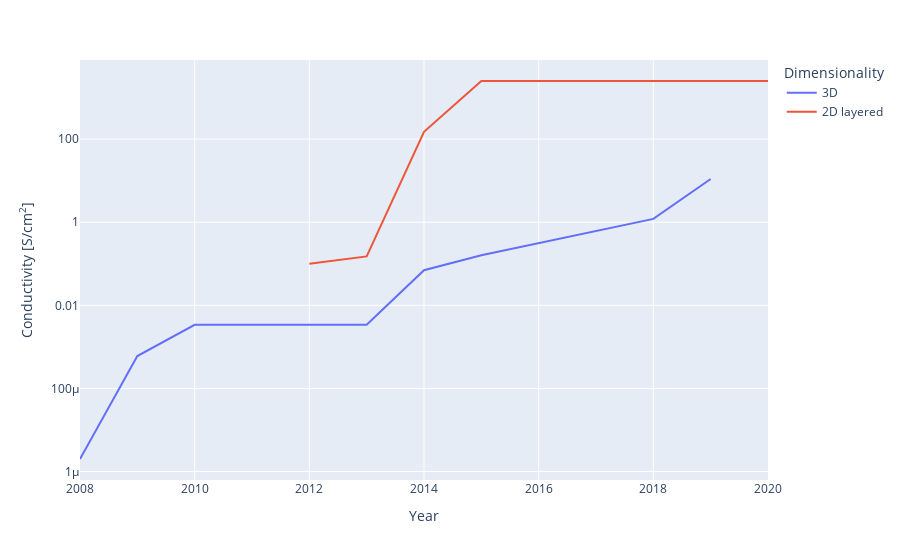

Notebook cell for this chart:
### Code cell
mofs_sorted_3D_cummax = mofs_sorted_3D
mofs_sorted_3D_cummax['cummax_value'] = mofs_sorted_3D_cummax.Value.cummax()
keep_3D = mofs_sorted_3D_cummax['cummax_value']<=mofs_sorted_3D_cummax.Value
mofs_sorted_3D_cummax.loc[~keep_3D, ['Value', 'Name', 'DOI', 'Porosity']] = nan
mofs_sorted_3D_cummax = mofs_sorted_3D_cummax.ffill()
#mofs_sorted_3D_cummax = mofs_sorted_3D_cummax[keep_3D]

mofs_sorted_2D_cummax = mofs_sorted_2D
mofs_sorted_2D_cummax['cummax_value'] = mofs_sorted_2D_cummax.Value.cummax()
keep_2D = mofs_sorted_2D_cummax['cummax_value']<=mofs_sorted_2D_cummax.Value
mofs_sorted_2D_cummax.loc[~keep_2D, ['Value', 'Name', 'DOI', 'Porosity']] = nan
mofs_sorted_2D_cummax = mofs_sorted_2D_cummax.ffill()
#mofs_sorted_2D_cummax = mofs_sorted_2D_cummax[keep_2D]

mofs_sorted_cummax = pd.concat([mofs_sorted_3D_cummax, mofs_sorted_2D_cummax], ignore_index=True)

fig5 = px.line(mofs_sorted_cummax, x='Year', y='Value', color='Dimensionality', hover_data=['Dimensionality','Porosity'], 
                 labels={'Value': "Conductivity [S/cm<sup>2</sup>]"}, hover_name='Name')
fig5.update_traces(hovertemplate='<b>%{hovertext}</b><br><br>Dimensionality=%{customdata[0]}\
                                 <br>Year=%{x}<br>Value=%{y} S/cm<sup>2</sup>\
                                 <br>Porosity=%{customdata[1]} m<sup>2</sup>/g<extra></extra>')
fig5.update_layout(yaxis_type="log")
fig5.show()

### Figure 1 — Plotly figure (JSON) as saved in the notebook; plotly's stock layout.template omitted (floating-point values rounded to 4 significant figures)
{"data": [{"customdata": [["3D", 0.001], ["3D", 0.001], ["3D", 0.001], ["3D", 0.001], ["3D", 0.001], ["3D", 214], ["3D", 0.001], ["3D", 614], ["3D", 3]], "hovertemplate": "<b>%{hovertext}</b><br><br>Dimensionality=%{customdata[0]}                                 <br>Year=%{x}<br>Value=%{y} S/cm<sup>2</sup>                                 <br>Porosity=%{customdata[1]} m<sup>2</sup>/g<extra></extra>", "hovertext": ["Pb3(BHT)", "Cu[Cu(pdt)2]", "I2@Zn3(lac)2(pybz)2", "I2@Zn3(lac)2(pybz)2", "I2@Zn3(lac)2(pybz)2", "TCNQ@Cu3(BTC)2", "Fe2(dhbq)3", "Fe2(BDT)3 (oxidized)", "Cu2(6-Hmna)(6-mn)"], "legendgroup": "3D", "line": {"color": "#636efa", "dash": "solid"}, "mode": "lines", "name": "3D", "orientation": "v", "showlegend": true, "type": "scatter", "x": [2008, 2009, 2010, 2012, 2013, 2014, 2015, 2018, 2019], "xaxis": "x", "y": [2e-06, 0.0006, 0.0034, 0.0034, 0.0034, 0.07, 0.16, 1.2, 10.96], "yaxis": "y"}, {"customdata": [["2D layered", 306], ["2D layered", 0.001], ["2D layered", 0.001], ["2D layered", 0.001], ["2D layered", 0.001], ["2D layered", 0.001], ["2D layered", 0.001], ["2D layered", 0.001]], "hovertemplate": "<b>%{hovertext}</b><br><br>Dimensionality=%{customdata[0]}                                 <br>Year=%{x}<br>Value=%{y} S/cm<sup>2</sup>                                 <br>Porosity=%{customdata[1]} m<sup>2</sup>/g<extra></extra>", "hovertext": ["Cu3(HOTP)2", "Ni3(BHT)2", "Ni3(BHT)2 oxidized", "Cu3(BHT)", "Cu3(BHT)", "Cu3(BHT)", "Cu3(BHT)", "Cu3(BHT)"], "legendgroup": "2D layered", "line": {"color": "#EF553B", "dash": "solid"}, "mode": "lines", "name": "2D layered", "orientation": "v", "showlegend": true, "type": "scatter", "x": [2012, 2013, 2014, 2015, 2017, 2018, 2019, 2020], "xaxis": "x", "y": [0.1, 0.15, 150, 2500, 2500, 2500, 2500, 2500], "yaxis": "y"}], "layout": {"autosize": true, "legend": {"title": {"text": "Dimensionality"}, "tracegroupgap": 0}, "margin": {"t": 60}, "xaxis": {"anchor": "y", "autorange": true, "domain": [0, 1], "range": [2008, 2020], "title": {"text": "Year"}, "type": "linear"}, "yaxis": {"anchor": "x", "autorange": true, "domain": [0, 1], "range": [-6.204, 3.903], "title": {"text": "Conductivity [S/cm<sup>2</sup>]"}, "type": "log"}}}
